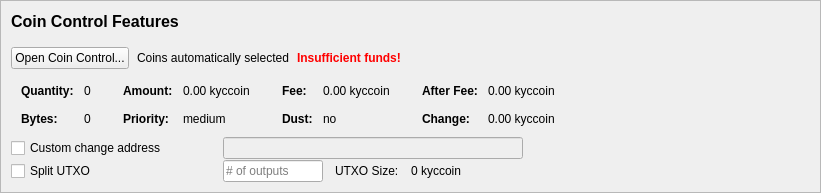
         <widget class="QFrame" name="frameCoinControl">
          <property name="sizePolicy">
           <sizepolicy hsizetype="Expanding" vsizetype="Expanding">
            <horstretch>0</horstretch>
            <verstretch>0</verstretch>
           </sizepolicy>
          </property>
          <property name="maximumSize">
           <size>
            <width>16777215</width>
            <height>16777215</height>
           </size>
          </property>
          <property name="frameShape">
           <enum>QFrame::StyledPanel</enum>
          </property>
          <property name="frameShadow">
           <enum>QFrame::Sunken</enum>
          </property>
          <layout class="QVBoxLayout" name="verticalLayoutCoinControl2">
           <property name="spacing">
            <number>0</number>
           </property>
           <property name="leftMargin">
            <number>0</number>
           </property>
           <property name="topMargin">
            <number>0</number>
           </property>
           <property name="rightMargin">
            <number>0</number>
           </property>
           <property name="bottomMargin">
            <number>0</number>
           </property>
           <item>
            <widget class="QFrame" name="frameCoinControl_BG">
             <layout class="QVBoxLayout" name="verticalLayoutCoinControl" stretch="0,0,0,0,0,0">
              <property name="spacing">
               <number>1</number>
              </property>
              <property name="leftMargin">
               <number>10</number>
              </property>
              <property name="topMargin">
               <number>10</number>
              </property>
              <item>
               <layout class="QHBoxLayout" name="horizontalLayoutCoinControl1">
                <property name="bottomMargin">
                 <number>15</number>
                </property>
                <item>
                 <layout class="QVBoxLayout" name="verticalLayout_3">
                  <property name="spacing">
                   <number>6</number>
                  </property>
                  <item>
                   <widget class="QLabel" name="labelCoinControlFeatures">
                    <property name="sizePolicy">
                     <sizepolicy hsizetype="Preferred" vsizetype="Maximum">
                      <horstretch>0</horstretch>
                      <verstretch>0</verstretch>
                     </sizepolicy>
                    </property>
                    <property name="minimumSize">
                     <size>
                      <width>0</width>
                      <height>20</height>
                     </size>
                    </property>
                    <property name="font">
                     <font>
                      <pointsize>12</pointsize>
                      <weight>75</weight>
                      <bold>true</bold>
                     </font>
                    </property>
                    <property name="styleSheet">
                     <string notr="true">font-weight:bold;</string>
                    </property>
                    <property name="text">
                     <string>Coin Control Features</string>
                    </property>
                   </widget>
                  </item>
                 </layout>
                </item>
               </layout>
              </item>
              <item>
               <layout class="QHBoxLayout" name="horizontalLayoutCoinControl2" stretch="0,0,0,0">
                <property name="spacing">
                 <number>8</number>
                </property>
                <property name="bottomMargin">
                 <number>10</number>
                </property>
                <item>
                 <widget class="QPushButton" name="pushButtonCoinControl">
                  <property name="styleSheet">
                   <string notr="true"/>
                  </property>
                  <property name="text">
                   <string>Open Coin Control...</string>
                  </property>
                  <property name="autoDefault">
                   <bool>false</bool>
                  </property>
                 </widget>
                </item>
                <item>
                 <widget class="QLabel" name="labelCoinControlAutomaticallySelected">
                  <property name="text">
                   <string>Coins automatically selected</string>
                  </property>
                  <property name="margin">
                   <number>5</number>
                  </property>
                 </widget>
                </item>
                <item>
                 <widget class="QLabel" name="labelCoinControlInsuffFunds">
                  <property name="font">
                   <font>
                    <weight>75</weight>
                    <bold>true</bold>
                   </font>
                  </property>
                  <property name="styleSheet">
                   <string notr="true">color:red;font-weight:bold;</string>
                  </property>
                  <property name="text">
                   <string>Insufficient funds!</string>
                  </property>
                  <property name="margin">
                   <number>5</number>
                  </property>
                 </widget>
                </item>
                <item>
                 <spacer name="horizontalSpacerCoinControl">
                  <property name="orientation">
                   <enum>Qt::Horizontal</enum>
                  </property>
                  <property name="sizeHint" stdset="0">
                   <size>
                    <width>40</width>
                    <height>1</height>
                   </size>
                  </property>
                 </spacer>
                </item>
               </layout>
              </item>
              <item>
               <widget class="QWidget" name="widgetCoinControl" native="true">
                <property name="sizePolicy">
                 <sizepolicy hsizetype="Preferred" vsizetype="Preferred">
                  <horstretch>0</horstretch>
                  <verstretch>0</verstretch>
                 </sizepolicy>
                </property>
                <property name="minimumSize">
                 <size>
                  <width>0</width>
                  <height>0</height>
                 </size>
                </property>
                <property name="styleSheet">
                 <string notr="true"/>
                </property>
                <layout class="QHBoxLayout" name="horizontalLayoutCoinControl5">
                 <property name="leftMargin">
                  <number>0</number>
                 </property>
                 <property name="topMargin">
                  <number>0</number>
                 </property>
                 <property name="rightMargin">
                  <number>0</number>
                 </property>
                 <property name="bottomMargin">
                  <number>0</number>
                 </property>
                 <item>
                  <layout class="QHBoxLayout" name="horizontalLayoutCoinControl3" stretch="0,0,0,1">
                   <property name="spacing">
                    <number>20</number>
                   </property>
                   <property name="topMargin">
                    <number>0</number>
                   </property>
                   <property name="bottomMargin">
                    <number>10</number>
                   </property>
                   <item>
                    <layout class="QFormLayout" name="formLayoutCoinControl1">
                     <property name="horizontalSpacing">
                      <number>10</number>
                     </property>
                     <property name="verticalSpacing">
                      <number>14</number>
                     </property>
                     <property name="leftMargin">
                      <number>10</number>
                     </property>
                     <property name="topMargin">
                      <number>4</number>
                     </property>
                     <property name="rightMargin">
                      <number>6</number>
                     </property>
                     <item row="0" column="0">
                      <widget class="QLabel" name="labelCoinControlQuantityText">
                       <property name="font">
                        <font>
                         <weight>75</weight>
                         <bold>true</bold>
                        </font>
                       </property>
                       <property name="text">
                        <string>Quantity:</string>
                       </property>
                       <property name="margin">
                        <number>0</number>
                       </property>
                      </widget>
                     </item>
                     <item row="0" column="1">
                      <widget class="QLabel" name="labelCoinControlQuantity">
                       <property name="cursor">
                        <cursorShape>IBeamCursor</cursorShape>
                       </property>
                       <property name="contextMenuPolicy">
                        <enum>Qt::ActionsContextMenu</enum>
                       </property>
                       <property name="text">
                        <string notr="true">0</string>
                       </property>
                       <property name="margin">
                        <number>0</number>
                       </property>
                       <property name="textInteractionFlags">
                        <set>Qt::LinksAccessibleByMouse|Qt::TextSelectableByKeyboard|Qt::TextSelectableByMouse</set>
                       </property>
                      </widget>
                     </item>
                     <item row="1" column="0">
                      <widget class="QLabel" name="labelCoinControlBytesText">
                       <property name="font">
                        <font>
                         <weight>75</weight>
                         <bold>true</bold>
                        </font>
                       </property>
                       <property name="text">
                        <string>Bytes:</string>
                       </property>
                      </widget>
                     </item>
                     <item row="1" column="1">
                      <widget class="QLabel" name="labelCoinControlBytes">
                       <property name="cursor">
                        <cursorShape>IBeamCursor</cursorShape>
                       </property>
                       <property name="contextMenuPolicy">
                        <enum>Qt::ActionsContextMenu</enum>
                       </property>
                       <property name="text">
                        <string notr="true">0</string>
                       </property>
                       <property name="textInteractionFlags">
                        <set>Qt::LinksAccessibleByMouse|Qt::TextSelectableByKeyboard|Qt::TextSelectableByMouse</set>
                       </property>
                      </widget>
                     </item>
                    </layout>
                   </item>
                   <item>
                    <layout class="QFormLayout" name="formLayoutCoinControl2">
                     <property name="horizontalSpacing">
                      <number>10</number>
                     </property>
                     <property name="verticalSpacing">
                      <number>14</number>
                     </property>
                     <property name="leftMargin">
                      <number>6</number>
                     </property>
                     <property name="topMargin">
                      <number>4</number>
                     </property>
                     <property name="rightMargin">
                      <number>6</number>
                     </property>
                     <item row="0" column="0">
                      <widget class="QLabel" name="labelCoinControlAmountText">
                       <property name="font">
                        <font>
                         <weight>75</weight>
                         <bold>true</bold>
                        </font>
                       </property>
                       <property name="text">
                        <string>Amount:</string>
                       </property>
                       <property name="margin">
                        <number>0</number>
                       </property>
                      </widget>
                     </item>
                     <item row="0" column="1">
                      <widget class="QLabel" name="labelCoinControlAmount">
                       <property name="cursor">
                        <cursorShape>IBeamCursor</cursorShape>
                       </property>
                       <property name="contextMenuPolicy">
                        <enum>Qt::ActionsContextMenu</enum>
                       </property>
                       <property name="text">
                        <string notr="true">0.00 kyccoin</string>
                       </property>
                       <property name="textInteractionFlags">
                        <set>Qt::LinksAccessibleByMouse|Qt::TextSelectableByKeyboard|Qt::TextSelectableByMouse</set>
                       </property>
                      </widget>
                     </item>
                     <item row="1" column="0">
                      <widget class="QLabel" name="labelCoinControlPriorityText">
                       <property name="font">
                        <font>
                         <weight>75</weight>
                         <bold>true</bold>
                        </font>
                       </property>
                       <property name="text">
                        <string>Priority:</string>
                       </property>
                      </widget>
                     </item>
                     <item row="1" column="1">
                      <widget class="QLabel" name="labelCoinControlPriority">
                       <property name="cursor">
                        <cursorShape>IBeamCursor</cursorShape>
                       </property>
                       <property name="contextMenuPolicy">
                        <enum>Qt::ActionsContextMenu</enum>
                       </property>
                       <property name="text">
                        <string>medium</string>
                       </property>
                       <property name="textInteractionFlags">
                        <set>Qt::LinksAccessibleByMouse|Qt::TextSelectableByKeyboard|Qt::TextSelectableByMouse</set>
                       </property>
                      </widget>
                     </item>
                    </layout>
                   </item>
                   <item>
                    <layout class="QFormLayout" name="formLayoutCoinControl3">
                     <property name="horizontalSpacing">
                      <number>10</number>
                     </property>
                     <property name="verticalSpacing">
                      <number>14</number>
                     </property>
                     <property name="leftMargin">
                      <number>6</number>
                     </property>
                     <property name="topMargin">
                      <number>4</number>
                     </property>
                     <property name="rightMargin">
                      <number>6</number>
                     </property>
                     <item row="0" column="0">
                      <widget class="QLabel" name="labelCoinControlFeeText">
                       <property name="font">
                        <font>
                         <weight>75</weight>
                         <bold>true</bold>
                        </font>
                       </property>
                       <property name="text">
                        <string>Fee:</string>
                       </property>
                       <property name="margin">
                        <number>0</number>
                       </property>
                      </widget>
                     </item>
                     <item row="0" column="1">
                      <widget class="QLabel" name="labelCoinControlFee">
                       <property name="cursor">
                        <cursorShape>IBeamCursor</cursorShape>
                       </property>
                       <property name="contextMenuPolicy">
                        <enum>Qt::ActionsContextMenu</enum>
                       </property>
                       <property name="text">
                        <string notr="true">0.00 kyccoin</string>
                       </property>
                       <property name="textInteractionFlags">
                        <set>Qt::LinksAccessibleByMouse|Qt::TextSelectableByKeyboard|Qt::TextSelectableByMouse</set>
                       </property>
                      </widget>
                     </item>
                     <item row="1" column="0">
                      <widget class="QLabel" name="labelCoinControlLowOutputText">
                       <property name="font">
                        <font>
                         <weight>75</weight>
                         <bold>true</bold>
                        </font>
                       </property>
                       <property name="text">
                        <string>Dust:</string>
                       </property>
                      </widget>
                     </item>
                     <item row="1" column="1">
                      <widget class="QLabel" name="labelCoinControlLowOutput">
                       <property name="cursor">
                        <cursorShape>IBeamCursor</cursorShape>
                       </property>
                       <property name="contextMenuPolicy">
                        <enum>Qt::ActionsContextMenu</enum>
                       </property>
                       <property name="text">
                        <string>no</string>
                       </property>
                       <property name="textInteractionFlags">
                        <set>Qt::LinksAccessibleByMouse|Qt::TextSelectableByKeyboard|Qt::TextSelectableByMouse</set>
                       </property>
                      </widget>
                     </item>
                    </layout>
                   </item>
                   <item>
                    <layout class="QFormLayout" name="formLayoutCoinControl4">
                     <property name="horizontalSpacing">
                      <number>10</number>
                     </property>
                     <property name="verticalSpacing">
                      <number>14</number>
                     </property>
                     <property name="leftMargin">
                      <number>6</number>
                     </property>
                     <property name="topMargin">
                      <number>4</number>
                     </property>
                     <property name="rightMargin">
                      <number>6</number>
                     </property>
                     <item row="0" column="0">
                      <widget class="QLabel" name="labelCoinControlAfterFeeText">
                       <property name="font">
                        <font>
                         <weight>75</weight>
                         <bold>true</bold>
                        </font>
                       </property>
                       <property name="text">
                        <string>After Fee:</string>
                       </property>
                       <property name="margin">
                        <number>0</number>
                       </property>
                      </widget>
                     </item>
                     <item row="0" column="1">
                      <widget class="QLabel" name="labelCoinControlAfterFee">
                       <property name="cursor">
                        <cursorShape>IBeamCursor</cursorShape>
                       </property>
                       <property name="contextMenuPolicy">
                        <enum>Qt::ActionsContextMenu</enum>
                       </property>
                       <property name="text">
                        <string notr="true">0.00 kyccoin</string>
                       </property>
                       <property name="textInteractionFlags">
                        <set>Qt::LinksAccessibleByMouse|Qt::TextSelectableByKeyboard|Qt::TextSelectableByMouse</set>
                       </property>
                      </widget>
                     </item>
                     <item row="1" column="0">
                      <widget class="QLabel" name="labelCoinControlChangeText">
                       <property name="font">
                        <font>
                         <weight>75</weight>
                         <bold>true</bold>
                        </font>
                       </property>
                       <property name="text">
                        <string>Change:</string>
                       </property>
                      </widget>
                     </item>
                     <item row="1" column="1">
                      <widget class="QLabel" name="labelCoinControlChange">
                       <property name="cursor">
                        <cursorShape>IBeamCursor</cursorShape>
                       </property>
                       <property name="contextMenuPolicy">
                        <enum>Qt::ActionsContextMenu</enum>
                       </property>
                       <property name="text">
                        <string notr="true">0.00 kyccoin</string>
                       </property>
                       <property name="textInteractionFlags">
                        <set>Qt::LinksAccessibleByMouse|Qt::TextSelectableByKeyboard|Qt::TextSelectableByMouse</set>
                       </property>
                      </widget>
                     </item>
                    </layout>
                   </item>
                  </layout>
                 </item>
                </layout>
               </widget>
              </item>
              <item>
               <layout class="QHBoxLayout" name="horizontalLayoutCoinControl4">
                <property name="spacing">
                 <number>12</number>
                </property>
                <property name="sizeConstraint">
                 <enum>QLayout::SetDefaultConstraint</enum>
                </property>
                <property name="topMargin">
                 <number>0</number>
                </property>
                <property name="rightMargin">
                 <number>0</number>
                </property>
                <item>
                 <widget class="QCheckBox" name="checkBoxCoinControlChange">
                  <property name="sizePolicy">
                   <sizepolicy hsizetype="Preferred" vsizetype="Preferred">
                    <horstretch>0</horstretch>
                    <verstretch>0</verstretch>
                   </sizepolicy>
                  </property>
                  <property name="minimumSize">
                   <size>
                    <width>200</width>
                    <height>0</height>
                   </size>
                  </property>
                  <property name="maximumSize">
                   <size>
                    <width>200</width>
                    <height>16777215</height>
                   </size>
                  </property>
                  <property name="toolTip">
                   <string>If this is activated, but the change address is empty or invalid, change will be sent to a newly generated address.</string>
                  </property>
                  <property name="text">
                   <string>Custom change address</string>
                  </property>
                 </widget>
                </item>
                <item>
                 <widget class="QValidatedLineEdit" name="lineEditCoinControlChange">
                  <property name="enabled">
                   <bool>false</bool>
                  </property>
                  <property name="sizePolicy">
                   <sizepolicy hsizetype="Preferred" vsizetype="Preferred">
                    <horstretch>0</horstretch>
                    <verstretch>0</verstretch>
                   </sizepolicy>
                  </property>
                  <property name="minimumSize">
                   <size>
                    <width>300</width>
                    <height>0</height>
                   </size>
                  </property>
                 </widget>
                </item>
                <item>
                 <widget class="QLabel" name="labelCoinControlChangeLabel">
                  <property name="sizePolicy">
                   <sizepolicy hsizetype="Preferred" vsizetype="Preferred">
                    <horstretch>0</horstretch>
                    <verstretch>0</verstretch>
                   </sizepolicy>
                  </property>
                  <property name="minimumSize">
                   <size>
                    <width>100</width>
                    <height>0</height>
                   </size>
                  </property>
                  <property name="text">
                   <string/>
                  </property>
                  <property name="margin">
                   <number>3</number>
                  </property>
                 </widget>
                </item>
               </layout>
              </item>
              <item>
               <layout class="QHBoxLayout" name="horizontalLayoutCoinControl6">
                <property name="spacing">
                 <number>12</number>
                </property>
                <property name="rightMargin">
                 <number>0</number>
                </property>
                <item>
                 <widget class="QCheckBox" name="splitBlockCheckBox">
                  <property name="sizePolicy">
                   <sizepolicy hsizetype="Preferred" vsizetype="Preferred">
                    <horstretch>0</horstretch>
                    <verstretch>0</verstretch>
                   </sizepolicy>
                  </property>
                  <property name="minimumSize">
                   <size>
                    <width>200</width>
                    <height>0</height>
                   </size>
                  </property>
                  <property name="maximumSize">
                   <size>
                    <width>200</width>
                    <height>16777215</height>
                   </size>
                  </property>
                  <property name="text">
                   <string>Split UTXO</string>
                  </property>
                 </widget>
                </item>
                <item>
                 <widget class="QLineEdit" name="splitBlockLineEdit">
                  <property name="sizePolicy">
                   <sizepolicy hsizetype="Preferred" vsizetype="Preferred">
                    <horstretch>50</horstretch>
                    <verstretch>0</verstretch>
                   </sizepolicy>
                  </property>
                  <property name="minimumSize">
                   <size>
                    <width>100</width>
                    <height>0</height>
                   </size>
                  </property>
                  <property name="maximumSize">
                   <size>
                    <width>100</width>
                    <height>16777215</height>
                   </size>
                  </property>
                  <property name="placeholderText">
                   <string># of outputs</string>
                  </property>
                 </widget>
                </item>
                <item>
                 <widget class="QLabel" name="labelBlockSizeText">
                  <property name="text">
                   <string>UTXO Size:</string>
                  </property>
                 </widget>
                </item>
                <item>
                 <widget class="QLabel" name="labelBlockSize">
                  <property name="text">
                   <string>0 kyccoin</string>
                  </property>
                 </widget>
                </item>
                <item>
                 <spacer name="horizontalSpacer_7">
                  <property name="orientation">
                   <enum>Qt::Horizontal</enum>
                  </property>
                  <property name="sizeHint" stdset="0">
                   <size>
                    <width>40</width>
                    <height>20</height>
                   </size>
                  </property>
                 </spacer>
                </item>
               </layout>
              </item>
              <item>
               <spacer name="verticalSpacerCoinControl">
                <property name="orientation">
                 <enum>Qt::Vertical</enum>
                </property>
                <property name="sizeHint" stdset="0">
                 <size>
                  <width>800</width>
                  <height>1</height>
                 </size>
                </property>
               </spacer>
              </item>
             </layout>
            </widget>
           </item>
          </layout>
         </widget>
